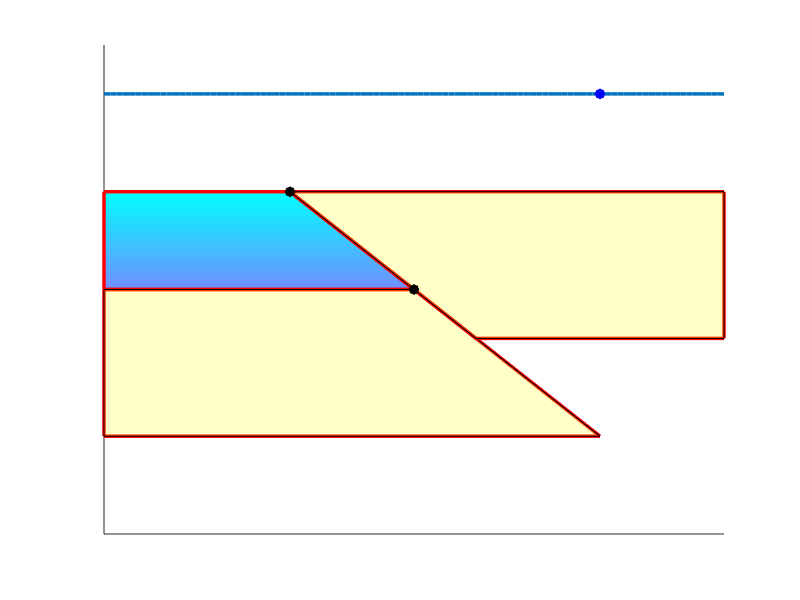

Write MATLAB code to recreate this figure.
clear all
close all
density=@(z) ((-0.65.^3)./((-0.5-0.1711.*z.*10^-3).^2)).*1000;
x_l=3000; x_h=5000; 
z_l=3000; z_h=5000;
x_obs=linspace(0,10000);

            figure(1)
            hold on
            %plotting the inverted model using patched surface
            p2=patch([x_l x_h x_obs(1) x_obs(1) x_l],[z_l z_h z_h z_l z_l],density([z_l z_h z_h z_l z_l]),'EdgeColor','red','linewidth',02.5) ;
            %colormap for the surface plot
            colormap cool
            box on
            %making z axis in reverse direction
            set(gca,'Ydir','reverse')
            %x axis limit as per the maximum and minimum observation points 
            xlim([0 10000])
            %z location of end point of fault block
            z_left_end=1.5*abs(z_h-z_l)+z_h;
            %x location of end point of fault block
            x_left_end=((x_l-x_h)/(z_l-z_h))*(z_left_end-z_l)+x_l;
            hold off
            hold on
            %plotting the hanging wall and footwall of fauult
            %plotting the Footwall
            plot([x_h  x_left_end x_obs(1) x_obs(1) x_h],[z_h z_left_end z_left_end z_h z_h],'r','linewidth',02.5) 
            fill([x_h  x_left_end x_obs(1) x_obs(1) x_h],[z_h z_left_end z_left_end z_h z_h],'y','facealpha',0.22)
            %z location of end point of fault block
            z_mid_end=1.5*abs(z_h-z_l)+z_l;
            %x location of end point of fault block
            x_mid_end=((x_l-x_h)/(z_l-z_h))*(z_mid_end-z_l)+x_l;
            %plotting the hanging wall
            plot([x_l  x_mid_end x_obs(end) x_obs(end) x_l],[z_l z_mid_end z_mid_end z_l z_l],'r','linewidth',02.5) 
            fill([x_l  x_mid_end x_obs(end) x_obs(end) x_l],[z_l z_mid_end z_mid_end z_l z_l],'y','facealpha',0.22)
            hold off
            ylim([0 10000])
            hold on
            plot(x_obs,1000*ones(size(x_obs)),'linewidth',2.5)
            plot(x_l,z_l,'k*','linewidth',5)
            plot(x_h,z_h,'k*','linewidth',5)
            %text(1500,2500,'A (\it x_l , z_l )','FontSize',16)
            %text(5300,z_h,'B ( \itx_h , z_h )','FontSize',16)
            plot(8000,1000,'b*','linewidth',5)
            %text(8000,500,'P ( \itx_i , z_i )','FontSize',16)
            %text(4900,-5,'Observation point','FontSize',16)
            set(gca,'xtick',[])
            set(gca,'xticklabel',[])
            set(gca,'ytick',[])
            set(gca,'yticklabel',[])
            box off
            %xlabel('x direction (m)')
            %ylabel('z direction (m)')